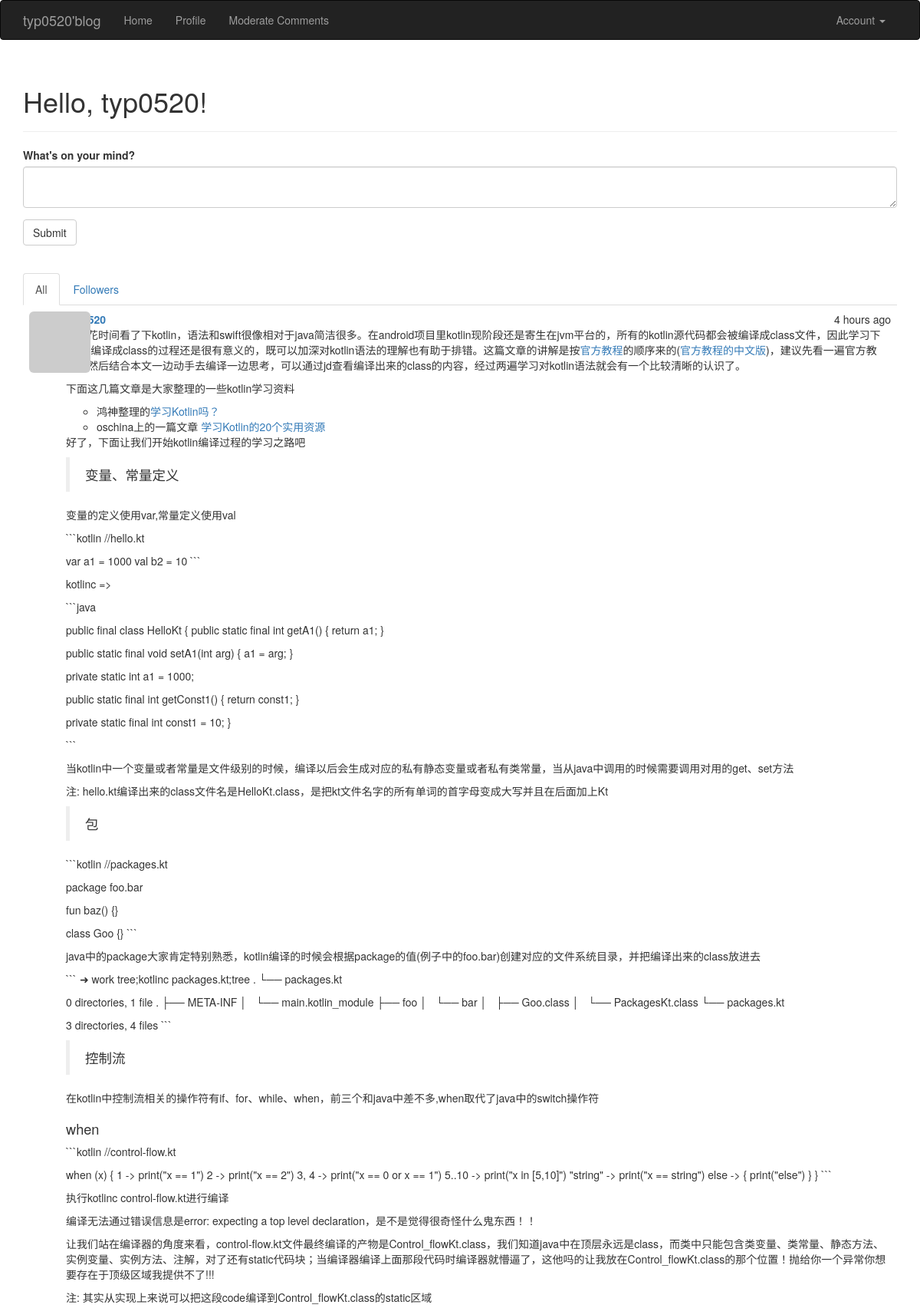
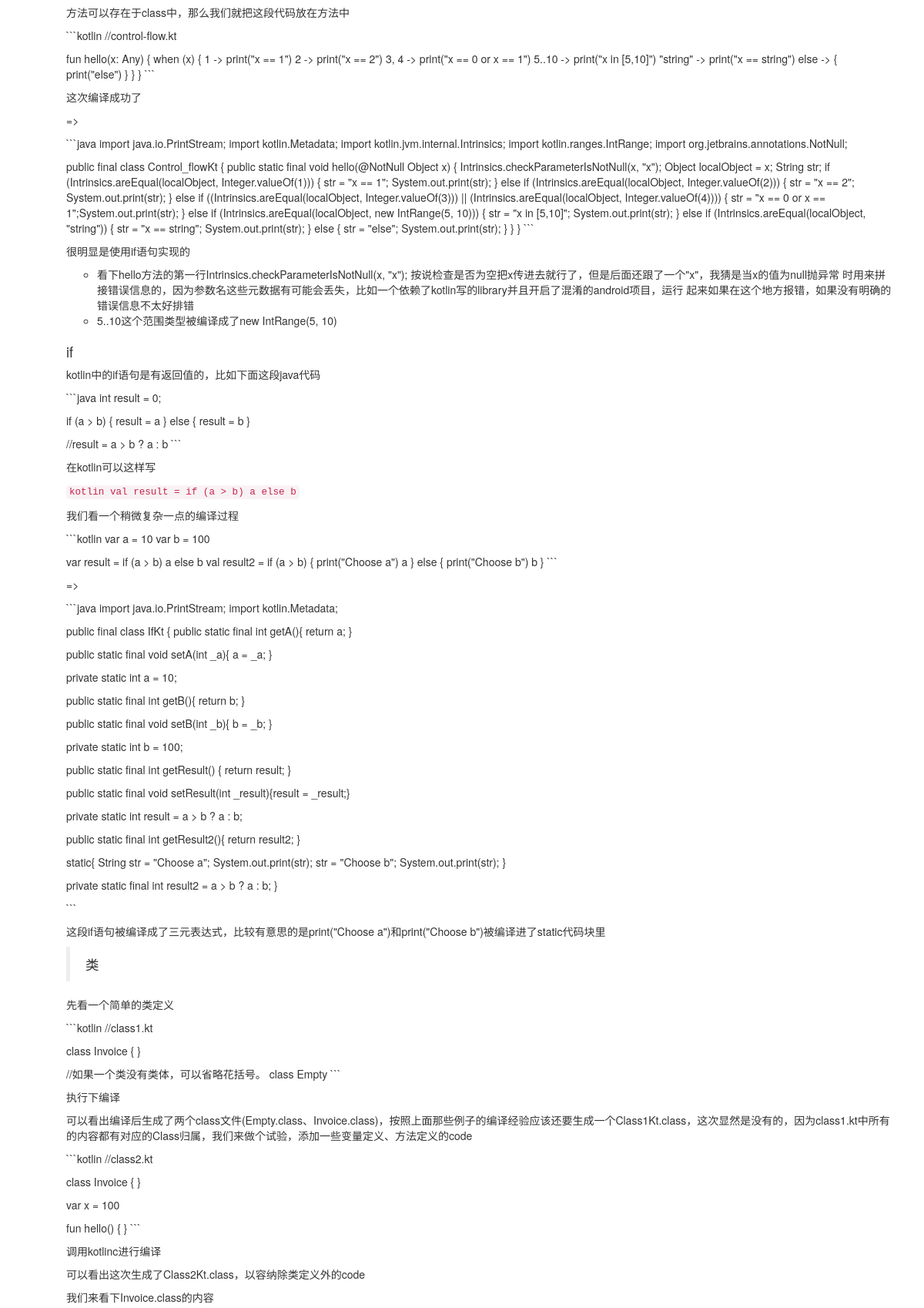
The page / (signed in, upper part) on the database its author committed (2 pictures, top to bottom).
### app/models.py (models this page shows, shortened)
class User(UserMixin, db.Model):
    __tablename__ = 'users'
    id = db.Column(db.Integer, primary_key=True)
    email = db.Column(db.String(64), unique=True, index=True)
    username = db.Column(db.String(64), unique=True, index=True)
    password_hash = db.Column(db.String(128))
    role_id = db.Column(db.Integer, db.ForeignKey('roles.id'))
    confirmed = db.Column(db.Boolean, default=False)
    name = db.Column(db.String(64))
    location = db.Column(db.String(64))
    about_me = db.Column(db.Text())
    member_since = db.Column(db.DateTime(), default=datetime.utcnow)
    last_seen = db.Column(db.DateTime(), default=datetime.utcnow)
    posts = db.relationship('Post', backref='author', lazy='dynamic')
    comments = db.relationship('Comment', backref='author', lazy='dynamic')
    followed = db.relationship('Follow',
                               foreign_keys=[Follow.follower_id],
                               backref=db.backref('follower', lazy='joined'),
                               lazy='dynamic',
                               cascade='all, delete-orphan')
    followers = db.relationship('Follow',
                               foreign_keys=[Follow.followed_id],
                               backref=db.backref('followed', lazy='joined'),
                               lazy='dynamic',
                               cascade='all, delete-orphan')
    @property
    def password(self):
        raise AttributeError('password is not a readable attribute')
    def can(self, permissions):
        return self.role is not None and (self.role.permissions & permissions) == permissions
    def gravatar(self, size=100, default='idention', rating='g'):
        url = 'http://www.gravatar.com/avatar'
        hash = hashlib.md5(self.email.encode('utf-8')).hexdigest()
        img = '{url}/{hash}?s={size}&r={rating}'.format(url=url, hash=hash, size=size, default=default, rating=rating)
        return img

class Post(db.Model):
    __tablename__ = 'posts'
    id = db.Column(db.Integer, primary_key=True)
    body = db.Column(db.Text)
    body_html = db.Column(db.Text)
    timestamp = db.Column(db.DateTime, index=True, default=datetime.utcnow)
    author_id = db.Column(db.Integer, db.ForeignKey('users.id'))
    comments = db.relationship('Comment', backref='post', lazy='dynamic')

### app/main/views.py (the view)
@main.route('/', methods=['GET', 'POST'])
@login_required
def index():
    form = PostForm()
    if current_user.can(Permission.WRITE_ARTICLES) and \
            form.validate_on_submit():
        post = Post(body=form.body.data,
                    author=current_user._get_current_object())
        db.session.add(post)
        return redirect(url_for('.index'))
    page = request.args.get('page', 1, type=int)
    show_followed = False
    if current_user.is_authenticated:
        show_followed = bool(request.cookies.get('show_followed', ''))
    if show_followed:
        query = current_user.followed_posts
    else:
        query = Post.query
    pagination = query.order_by(Post.timestamp.desc()).paginate(page, per_page=10, error_out=False)
    posts = pagination.items
    return render_template('index.html', form=form, posts=posts, show_followed=show_followed, pagination=pagination)

### app/main/forms.py
class PostForm(FlaskForm):
    body = PageDownField("What's on your mind?", validators=[DataRequired()])
    submit = SubmitField('Submit')

### app/auth/views.py (called while the page is built)
@auth.before_app_request
def before_request():
    if current_user.is_authenticated:
        if not current_user.confirmed \
            and request.endpoint \
            and request.endpoint[:5] != 'auth.' \
            and request.endpoint != 'static':
            return redirect(url_for('auth.unconfirmed'))

### app/main/__init__.py (called while the page is built)
@main.app_context_processor
def inject_permissions():
    return dict(Permission=Permission)

### app/models.py (called while the page is built)
@login_manager.user_loader
def load_user(user_id):
    return User.query.get(int(user_id))

### app/templates/index.html (shortened to what this page needs)
{% extends "base.html" %}
{% import "bootstrap/wtf.html" as wtf %}
{% import "_macros.html" as macros %}
{% block page_content %}
    <div class="page-header">
        <h1>Hello, {% if current_user.is_authenticated %}{{ current_user.username }}{% else %}Stranger{% endif %}!</h1>
    </div>
    <div>
        {% if current_user.can(Permission.WRITE_ARTICLES) %}
            {{ wtf.quick_form(form) }}
        {% endif %}
    </div>
    <br />
    <div class="post-tabs">
        <ul class="nav nav-tabs">
            <li{% if not show_followed %} class="active"{% endif %}><a href="{{ url_for('.show_all') }}">All</a></li>
            {% if current_user.is_authenticated %}
                <li{% if show_followed %} class="active"{% endif %}><a
                        href="{{ url_for('.show_followed') }}">Followers</a></li>
            {% endif %}
        </ul>
        {% include '_posts.html' %}
    </div>
{% endblock %}

### app/templates/_posts.html (shortened to what this page needs)
<ul class="posts">
    {% for post in posts %}
    <li class="post">
        <div class="post-thumbnail">
            <a href="{{ url_for('.user', username=post.author.username) }}">
                <img class="img-rounded profile-thumbnail" src="{{ post.author.gravatar(size=40) }}">
            </a>
        </div>
        <div class="post-content">
            <div class="post-date">{{ moment(post.timestamp).fromNow() }}</div>
            <div class="post-author"><a href="{{ url_for('.user', username=post.author.username) }}">{{ post.author.username }}</a></div>
            <div class="post-body">
                {% if post.body_html %}
                    {{ post.body_html | safe }}
                {% else %}
                    {{ post.body }}
                {% endif %}
            </div>
        </div>
    </li>
    {% endfor %}
</ul>

### app/static/styles.css (style rules this page uses)
.profile-thumbnail { position: absolute; }
div.post-tabs { margin-top: 16px; }
ul.posts { list-style-type: none; padding: 0px; margin: 16px 0px 0px 0px; border-top: 1px solid #e0e0e0; }
div.post-tabs ul.posts { margin: 0px; border-top: none; }
ul.posts li.post { padding: 8px; border-bottom: 1px solid #e0e0e0; }
div.post-date { float: right; }
div.post-author { font-weight: bold; }
div.post-thumbnail { position: absolute; }
div.post-content { margin-left: 48px; min-height: 48px; }
.post-body h2 { font-size: 130%; }

### rows shown on the page
User: username "typ0520"
Post: timestamp "4 hours ago", body_html "最近花时间看了下kotlin，语法和swift很像相对于java简洁很多。在android项目里kotlin现阶段还是寄生在jvm平台的，所有的kotlin源代码都会被编译成class文件，因此学习下kotlin编译成class的过程还是很有意义的，既可以加深对kotlin语法的理解也有助于排错。这篇文章的讲解是按 官方教程 的顺序来的( 官方教程的中文版 )，建议先看一遍官方教程，然后结合本文一边动手去编译一边思考，可以通过jd查看编译出来的class的内容，经过两遍学习对kotlin语法就会有一个比较清晰的认识了。 下面这几篇文章是大家整理的一些kotlin学习资料 鸿神整理的 学习Kotlin吗？ oschina上的一篇文章 学习Kotlin的20个实用资源 好了，下面让我们开始kotlin编译过程的学习之路吧 变量、常量定义 变量的定义使用var,常量定义使用val ```kotlin //hello.kt var a1 = 1000 val b2 = 10 ``` kotlinc => ```java public final class HelloKt { public static final int getA1() { return a1; } public static final void setA1(int arg) { a1 = arg; } private static int a1 = 1000; public static final int getConst1() { return const1; } private static final…"
